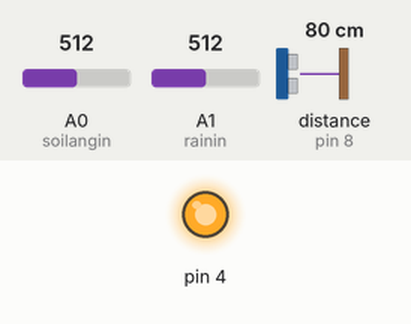
Recording of a sketch running on a simulated Arduino Uno, built with avr-gcc and run on an emulated ATmega328P. Parts: output pins drawn as LEDs (lit = HIGH). Wiring (inferred from the names in the program): ultrasonic range finder: trigger pin 7; echo pin 8. The inputs (shaded band) are chosen by the test bench; at power-on: distance to the obstacle (sensor on pin 8) 80 cm, A0 (soilangin) = 512, A1 (rainin) = 512. The echo pulse lasts 58.3 µs per cm; pins used as bus, display or sensor lines are not drawn; what the sketch prints to the serial monitor is not drawn.

Above: at 1.8 s.
1.9 s: distance to the obstacle (sensor on pin 8) set to 4 cm
4.5 s: A0 (soilangin) set to 610
7.5 s: A1 (rainin) set to 810
10.5 s: A0 (soilangin) set to 810
Timing chart, 0 to 13.5 s (numbered marks = the images above; inputs shaded):
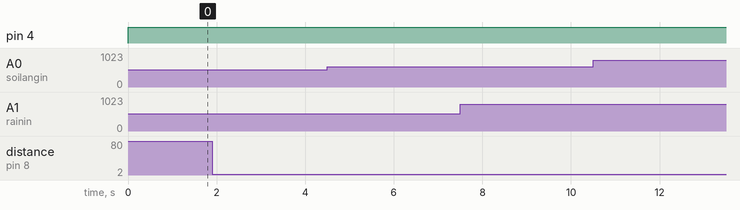

The sketch:

task1.ino
```cpp
#include<string.h>

const int soilangin=A0;
const int rainin=A1;
const int ulsctrigout=7;
const int ulscechoin=8;
 void setup() {
  // put your setup code here, to run once:
  pinMode(soilangin,INPUT);
  pinMode(rainin,INPUT);
 // pinMode(pirdigin,INPUT);
  pinMode(ulscechoin,INPUT);
  pinMode(ulsctrigout,OUTPUT);
  pinMode(4,OUTPUT);
  Serial.begin(9600);
  }

void loop() {

  digitalWrite(4,HIGH);
  // put your main code here, to run repeatedly:
  digitalWrite(ulsctrigout, LOW);
  delayMicroseconds(2);
  digitalWrite(ulsctrigout, HIGH);
  delayMicroseconds(5);
  digitalWrite(ulsctrigout, LOW);
  long double duration = pulseIn(ulscechoin, HIGH);
  // convert the time into a distance
  //double inches = duration/74/2;
   double cm = duration/29/2;

     int rain,soil,ulsc;
  char x4[10]="WET";
  char x3[50]="LIGHTLY WET";
  char x2[50]="MEDIUM WET";
  char x1[10]="DRY";
  char y4[50]="heavly RAINing";
  char y3[50]="lightly RAINing";
  char y2[50]="looks like RAIN will start";
  char y1[10]="No Rain";

rain=analogRead(rainin);
soil=analogRead(soilangin);


//If moisture >=800
//
//
if(soil>=800){ Serial.println(x4); }
else if(600>soil && soil<799){ Serial.println(x2);}
else if(400<soil && soil<500){ Serial.println(x3);}
else if(soil<400){ Serial.println(x1);}
else{ Serial.println(soil);}

if(rain>=800){ Serial.println(y1); }
else if(600>rain && rain<799){ Serial.println(y2);}
else if(400<rain && rain<500){ Serial.println(y3);}
else if(rain<400){ Serial.println(y4);}
else{ Serial.println(rain);}
//Serial.println(cm);
if(3<cm && cm<10){Serial.println("Object is detected in range");}
else{Serial.println("Object is not detected in range");}

Serial.println("    ");
delay(1000);
}
```

Measured:
- after the input at 1.9 s, every drawn part: stays the same
- after the input at 4.5 s, every drawn part: stays the same
- after the input at 7.5 s, every drawn part: stays the same
- after the input at 10.5 s, every drawn part: stays the same
